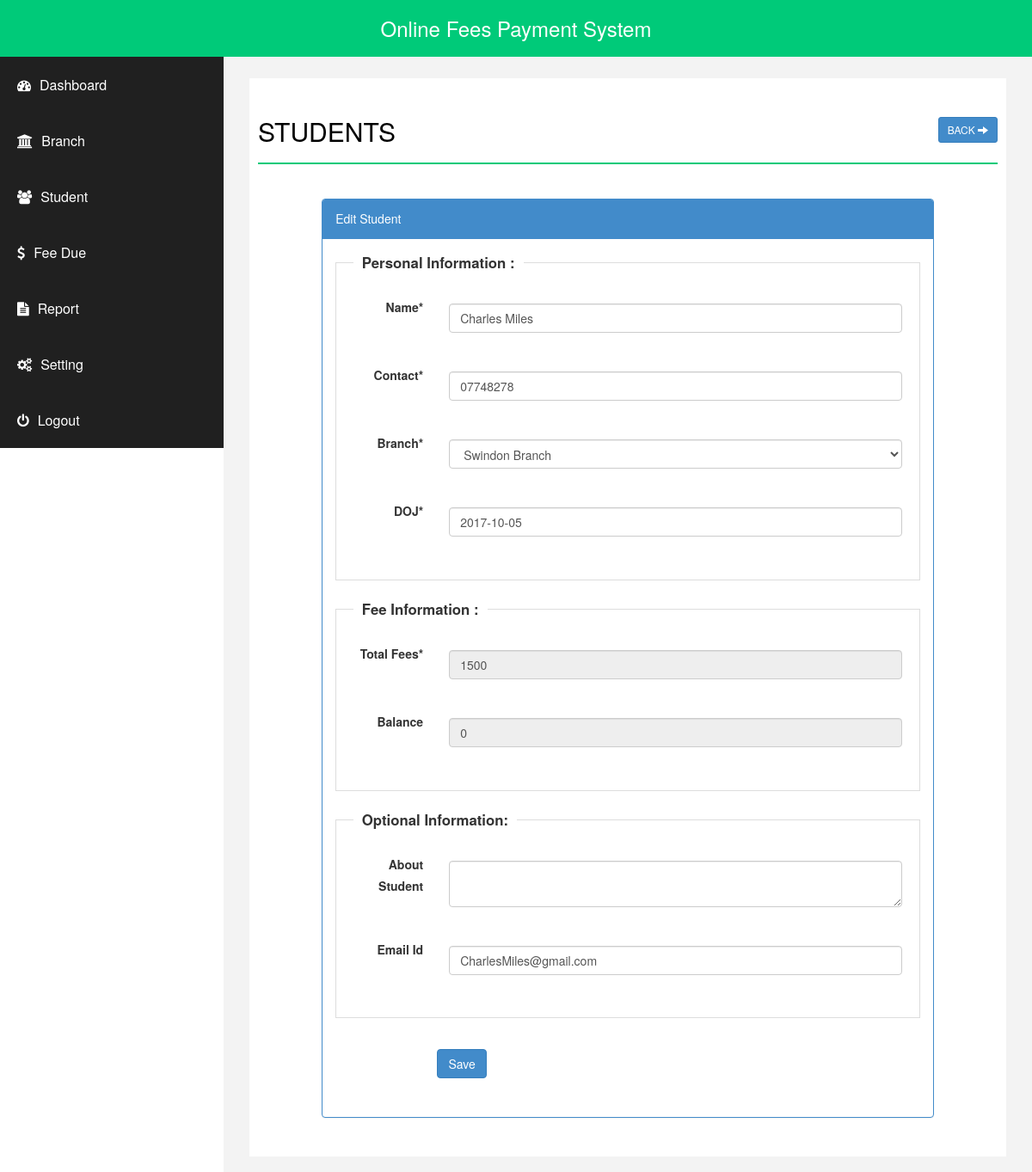
/student.php?action=edit&id=2 (signed in), run on the app's committed database.
### tables this page shows
CREATE TABLE `student` (
  `id` int(255) NOT NULL,
  `emailid` varchar(255) NOT NULL,
  `sname` varchar(255) NOT NULL,
  `joindate` datetime NOT NULL,
  `contact` varchar(255) NOT NULL,
  `fees` int(255) NOT NULL,
  `branch` varchar(255) NOT NULL,
  `balance` int(255) NOT NULL,
  `delete_status` enum('0','1') NOT NULL DEFAULT '0',
  `about` varchar(20) NOT NULL
);

CREATE TABLE `branch` (
  `id` int(255) NOT NULL,
  `branch` varchar(255) NOT NULL,
  `address` text NOT NULL,
  `delete_status` enum('0','1') NOT NULL DEFAULT '0'
);

### student.php (the view, shortened to what this page needs)
<?php
include("php/dbconnect.php");
$emailid='';
$sname='';
$joindate = '';
$contact='';
$balance = 0;
$fees='';
$about = '';
$branch='';
$action = "add";
if(isset($_GET['action']) && $_GET['action']=="edit" ){
$id = isset($_GET['id'])?mysqli_real_escape_string($conn,$_GET['id']):'';
$sqlEdit = $conn->query("SELECT * FROM student WHERE id='".$id."'");
if($sqlEdit->num_rows)
{
$rowsEdit = $sqlEdit->fetch_assoc();
extract($rowsEdit);
$action = "update";
}else
{
$_GET['action']="";
}
}
?>
<!DOCTYPE html>
<html xmlns="http://www.w3.org/1999/xhtml">
<head>
    <link href="css/bootstrap.css" rel="stylesheet" />
    <link href="css/font-awesome.css" rel="stylesheet" />
    <link href="css/basic.css" rel="stylesheet" />
    <link href="css/custom.css" rel="stylesheet" />
	<link href="css/ui.css" rel="stylesheet" />
	<link href="css/datepicker.css" rel="stylesheet" />
</head>
<?php
include("php/header.php");
?>
        <div id="page-wrapper">
            <div id="page-inner">
                <div class="row">
                    <div class="col-md-12">
                        <h1 class="page-head-line">Students
						<?php
						echo (isset($_GET['action']) && @$_GET['action']=="add" || @$_GET['action']=="edit")?
						' <a href="student.php" class="btn btn-primary btn-sm pull-right">Back <i class="glyphicon glyphicon-arrow-right"></i></a>':'<a href="student.php?action=add" class="btn btn-primary btn-sm pull-right"><i class="glyphicon glyphicon-plus"></i> Add </a>';
						?>
						</h1>
                    </div>
                </div>
        <?php
		 if(isset($_GET['action']) && @$_GET['action']=="add" || @$_GET['action']=="edit")
		 {
		?>
                <div class="row">
                    <div class="col-sm-10 col-sm-offset-1">
               <div class="panel panel-primary">
                        <div class="panel-heading">
                           <?php echo ($action=="add")? "Add Student": "Edit Student"; ?>
                        </div>
						<form action="student.php" method="post" id="signupForm1" class="form-horizontal">
                        <div class="panel-body">
						<fieldset class="scheduler-border" >
						 <legend  class="scheduler-border">Personal Information : </legend>
						<div class="form-group">
								<label class="col-sm-2 control-label" for="Old">Name* </label>
								<div class="col-sm-10">
									<input type="text" class="form-control" id="sname" name="sname" value="<?php echo $sname;?>"  />
								</div>
							</div>
						<div class="form-group">
								<label class="col-sm-2 control-label" for="Old">Contact* </label>
								<div class="col-sm-10">
									<input type="text" class="form-control" id="contact" name="contact" value="<?php echo $contact;?>" maxlength="10" />
								</div>
							</div>
						<div class="form-group">
								<label class="col-sm-2 control-label" for="Old">Branch* </label>
								<div class="col-sm-10">
									<select  class="form-control" id="branch" name="branch" >
                                    <?php
									$sql = "select * from branch where delete_status='0' order by branch.branch asc";
									$q = $conn->query($sql);
									while($r = $q->fetch_assoc())
									{
									echo '<option value="'.$r['id'].'"  '.(($branch==$r['id'])?'selected="selected"':'').'>'.$r['branch'].'</option>';
									}
									?>
									</select>
								</div>
						</div>
						<div class="form-group">
								<label class="col-sm-2 control-label" for="Old">DOJ* </label>
								<div class="col-sm-10">
									<input type="text" class="form-control" id="joindate" name="joindate" value="<?php echo  ($joindate!='')?date("Y-m-d", strtotime($joindate)):'';?>" style="background-color: #fff;" readonly />
								</div>
							</div>
						 </fieldset>
							<fieldset class="scheduler-border" >
						 <legend  class="scheduler-border">Fee Information : </legend>
						<div class="form-group">
								<label class="col-sm-2 control-label" for="Old">Total Fees* </label>
								<div class="col-sm-10">
									<input type="text" class="form-control" id="fees" name="fees" value="<?php echo $fees;?>" <?php echo ($action=="update")?"disabled":""; ?>  />
								</div>
						</div>
						<div class="form-group">
								<label class="col-sm-2 control-label" for="Old">Balance </label>
								<div class="col-sm-10">
									<input type="text" class="form-control"  id="balance" name="balance" value="<?php echo $balance;?>" disabled />
								</div>
						</div>
							</fieldset>
							 <fieldset class="scheduler-border" >
						 <legend  class="scheduler-border">Optional Information:</legend>
							<div class="form-group">
								<label class="col-sm-2 control-label" for="Password">About Student </label>
								<div class="col-sm-10">
	                        <textarea class="form-control" id="about" name="about"><?php echo $about;?></textarea >
								</div>
							</div>
							<div class="form-group">
								<label class="col-sm-2 control-label" for="Old">Email Id </label>
								<div class="col-sm-10">
									<input type="text" class="form-control" id="emailid" name="emailid" value="<?php echo $emailid;?>"  />
								</div>
						    </div>
							</fieldset>
						<div class="form-group">
								<div class="col-sm-8 col-sm-offset-2">
									<button type="submit" name="save" class="btn btn-primary">Save </button>
								</div>
							</div>
                         </div>
							</form>
                        </div>
                            </div>
                </div>
		<?php
		}
		?>
            </div>
        </div>
    </div>
</body>
</html>

### css/basic.css (style rules this page uses)
body { font-family:"Helvetica Neue", Helvetica, Arial, sans-serif; line-height:25px; }
#page-wrapper, .page-wrapper-student { padding: 15px 15px; background: #F3F3F3; }
#page-inner { width: 100%; margin: 10px 20px 10px 0px; background-color: #fff!important; padding: 10px; }
.page-head-line { font-size: 30px; text-transform: uppercase; color: #000; font-weight: 500; padding-bottom: 20px; border-bottom: 2px solid #00CA79; margin-bottom: 10px; }
@media (min-width:768px) { #page-wrapper { margin: 0 0 0 260px; padding: 15px 30px; } }

### css/custom.css (style rules this page uses)
fieldset.scheduler-border { border: 1px groove #ddd !important; padding: 0 1.4em 1.4em 1.4em !important; margin: 0 0 1.5em 0 !important; -webkit-box-shadow: 0px 0px 0px 0px #000 ; box-shadow: 0px 0px 0px 0px #000 ; }
legend.scheduler-border { font-size: 1.2em !important; font-weight: bold !important; text-align: left !important; width:auto; padding:0 10px; border-bottom:none; }

### data on the page
student: sname "Charles Miles", contact "07748278", branch "Swindon Branch", joindate "2017-10-05", fees "1500", balance "0", emailid "CharlesMiles@gmail.com"
